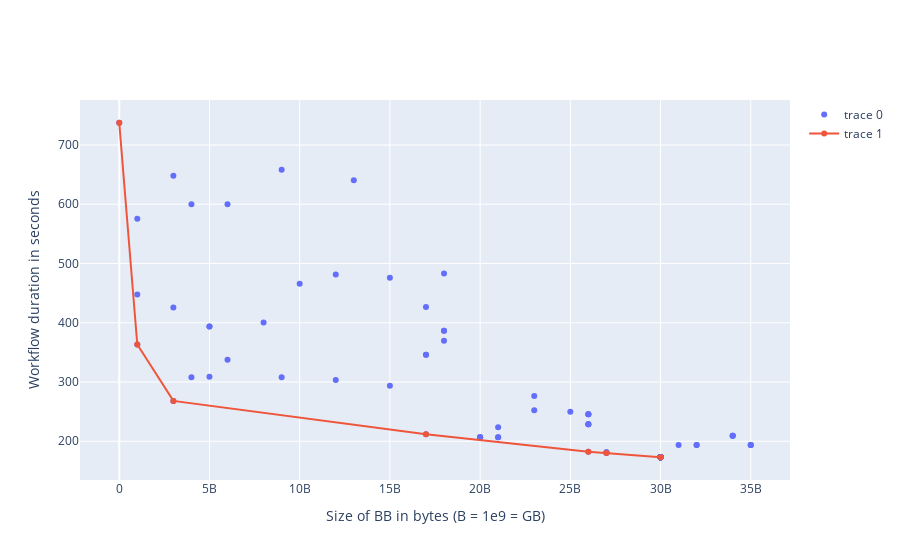

Notebook source saved alongside this figure:
### Markdown cell above
Efficient frontier / Pareto frontier

### Code cell
points = []
for (xi, yi) in zip(df['BB_size'].tolist(), (df['Fitness']).tolist()):
    points.append((xi,yi))
lower = convex_hull(points)
fig.add_traces(go.Scatter(x=np.array([low[0] for low in lower]),
                            y=np.array([low[1] for low in lower])))
fig.show()
